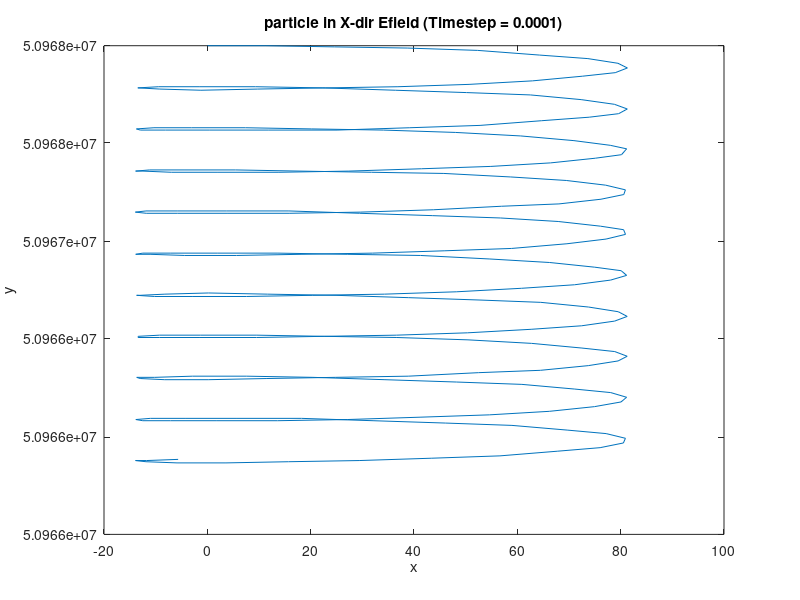
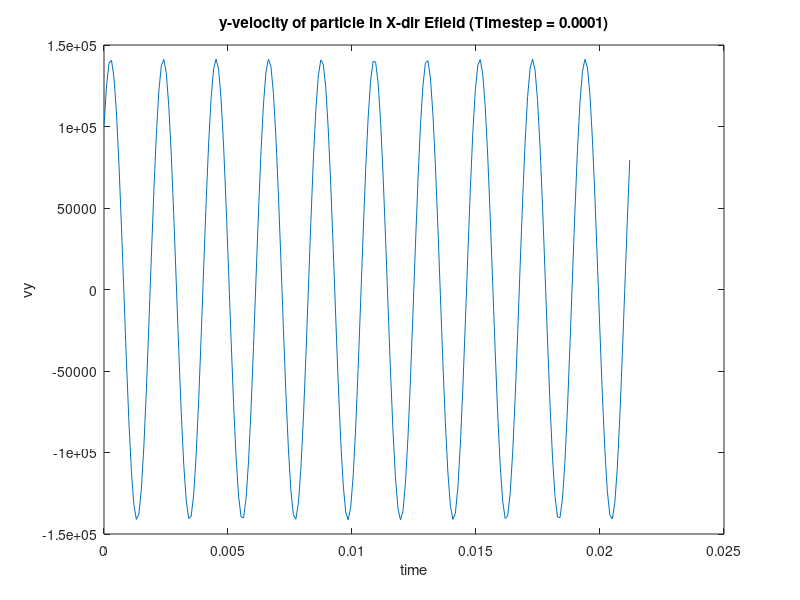
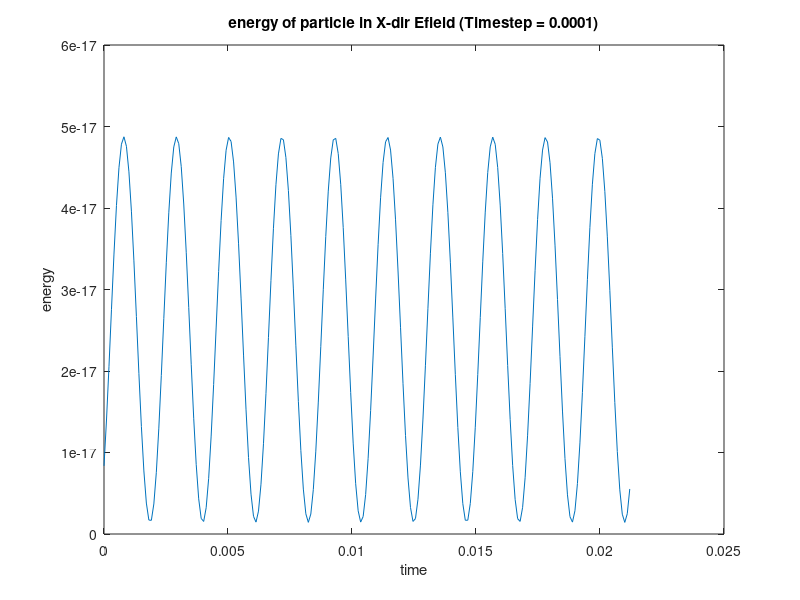
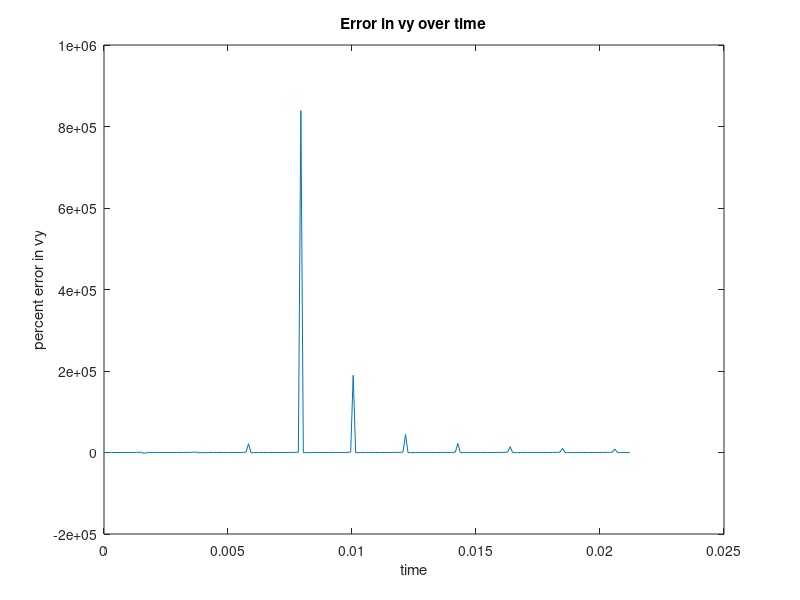

Source code (MATLAB) for these figures, in order:
%% #2: Add E field in x direction...

q = 1.602 * 10 ^ -19;
m = 1.67262192 * 10 ^ -27;
B = [0; 0; 31000 * 10 ^ -9];
E = [3.1; 0; 0];
v0 = 100000;
y0 = 6371000 * 8;
w = q / m * B(3);

timestep = 0.0001;
numsteps = round(10 * 2 * pi / (w * timestep)); % model 5 or 10 cycles by changing number

% [x; y; z; vx; vy; vz]
state = zeros(6, numsteps);
state(:,1) = [0; y0; 0; v0; 0; 0];  

% define function to compute dr/dt and d^2r/dt^2
derivative = @(r, v) [v; q/m * (E + cross(v, B))];

energies = zeros(1, numsteps);
energies(1) = 0.5 * m * sum(state(4:6,1).^2);

for i = 1:numsteps-1
    % current position and velocity
    r = state(1:3,i);
    v = state(4:6,i);

    k1 = derivative(r, v);
    k2 = derivative(r + 0.5*timestep*k1(1:3), v + 0.5*timestep*k1(4:6));
    k3 = derivative(r + 0.5*timestep*k2(1:3), v + 0.5*timestep*k2(4:6));
    k4 = derivative(r + timestep*k3(1:3), v + timestep*k3(4:6));

    state(:,i+1) = state(:,i) + timestep/6 * (k1 + 2*k2 + 2*k3 + k4);
    energies(i + 1) = 0.5 * m * sum(state(4:6,i+1).^2);
end

times = linspace(0, timestep * numsteps, numsteps);

timestep_str = strrep(sprintf('timestep_%g', timestep), '.', 'p'); % e.g., 'timestep0p001'
title_suffix = sprintf(' (Timestep = %.4f)', timestep);     % e.g., ' (Timestep = 0.001)'

figure(1)
plot(state(1, :), state(2, :))
xlabel('x')
ylabel('y')
title(['particle in X-dir Efield' title_suffix])
saveas(gcf,['10Cycle_XDir_Efield_xVSy' timestep_str '.jpg']);

figure(2)
plot(times, state(4, :))
xlabel('time')
ylabel('vy')
title(['y-velocity of particle in X-dir Efield' title_suffix])
saveas(gcf,['10Cycle_XDir_Efield_vy' timestep_str '.jpg']);

figure(3)
plot(times, energies)
xlabel('time')
ylabel('energy')
title(['energy of particle in X-dir Efield' title_suffix])
saveas(gcf,['10Cycle_XDir_Efield_energy' timestep_str '.jpg']);

v_drift = -E(1) / B(3);

vy_analytic = v_drift - v0 * sin(w * times);
vy_numeric = state(5, :);

vy_perc_error = 100 * (vy_numeric - vy_analytic) ./ vy_analytic;

figure(4)
plot(times, vy_perc_error)
xlabel('time')
ylabel('percent error in vy')
title('Error in vy over time')
saveas(gcf,['10Cycle_XDir_Efield_vy_error' timestep_str '.jpg']);

figure(5)
hold on
h(1) = plot(times, vy_numeric);
h(2) = plot(times, vy_analytic);
xlabel('time')
ylabel('vy')
title('Analytical VS Numerical vy')
legend(h,'Numerical','Analytical')
hold off
saveas(gcf,['10Cycle_XDir_Efield_vy_comparison' timestep_str '.jpg']);